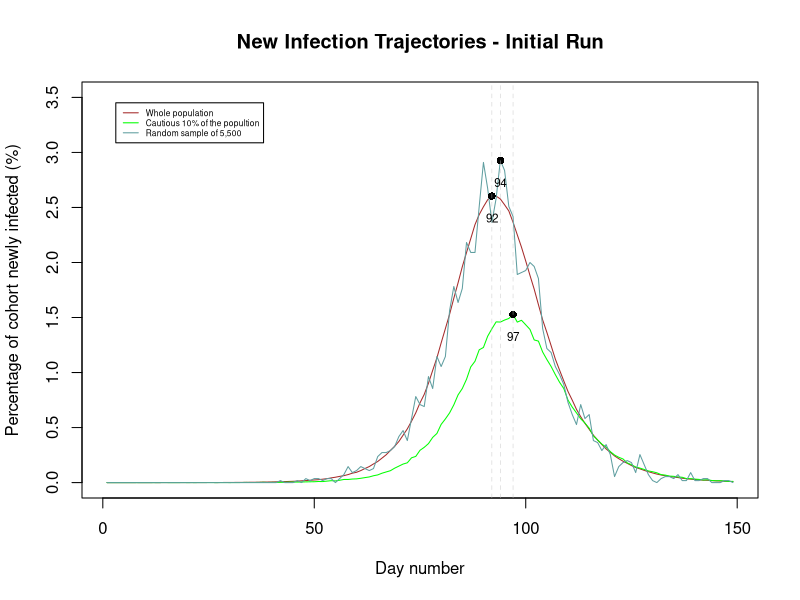

This figure's R source: (Note: a time limit stopped this script after it produced the figure.)
## Work Group 1 - Sanika Baxi - s2159255		Ayush Oza - s2184992		Gowtham Palepu - s2113890
## https://github.com/ayushoza1/SP-Assesment2.git 

## SEIR Model

## Overview
## ********
## The SEIR model is a model to recreate the trajectory of a epidemic, in particular following the path of infections for 3 cohorts. 
## The whole population, the 'cautious' 10% of the population defined as 10% of the population with the lowest beta values and a 
## random sample of 0.1% of the population. Defining 4 states, susceptible, exposed, infected and recovered or dead on each day 
## an individual moves from susceptible state to the exposed state a function of their contact rate, the infected populations 
## contact rate and a viral infectivity parameter lamda. Each day an individual can move from being exposed to infected with 
## the disease with probability 1/3 and move from infected to recovered or dead with probability 1/5. Using the SEIR function, 
## alongside an initial run this program aims to plot the variability in these cohorts by running the model 10 separate times
## and plotting the variability of the runs. 

## SEIR model details
## ******************
## 1. Vectors are initiated whereby 'x' is defined as the storage vector for the whole population each element can either be 
##    0 = Susceptible ## 1 = Exposed ## 2 = Infected ## 3 = Recovered/Dead 
## 2. Vectors are initiated whereby 'S', 'E', 'I', 'R' are vectors showing how many people are in each state each day
## 3. Beta's are assigned to each individual (using rnom) and stored in 'beta' the bottom 10% is identified and stored
## 4. A random sample of 0.1% is also taken from the population for use later (using sample)
## 5. Model starts by using uniform random deviates (runif) to move people from state E -> I and E -> R
## 5. A person, i,  in state S are assigned a probability of moving to state E by sum_infectious * lamda * beta(i) and 
##    moved to state S based on random deviates (runif)
## 6. Three count vectors are set up, new_infections, new_infections_percentile, new_infections_sample and the number of people 
##    moving from E -> I in each group is recorded for that dat
## 7. Model runs for 150 days
## 8. Plots are created using plot, lines, mtext, ablines and legend functions to plot the trajectory of all three samples

seir <-function(n=5500000,ne=10,nt=150) {
  
  ## SEIR stochastic simulation model
  ## n = population size; ne = initially exposed; nt = number of days
  ## Sum of betas of individual in infected state * beta of susceptible individual * lamda is prob S -> E
  ## 1/3 prob of moving E -> I
  ## 1/5 prob of moving I -> S with the assumption this can happen after 1 day
  ## 0 = Susceptible ## 1 = Exposed ## 2 = Infected ## 3 = Recovered/Dead 
  
  lamda <- 0.4/n ## Assuming overall viral infectivity parameter
  x <-rep(0,n) ## Initializing the vector for persons in susceptible state
  beta <-rlnorm(n,0,0.5); beta <-beta/mean(beta) ## Assuming probability distribution for transmission rate
  x[1:ne] <- 1 ## Assuming some exposed state persons
  
  ## Initializing new daily infections, the cautious 10% with lowest transmission rate values and the 0.1% random sample of the population
  
  new_infections <- new_infections_percentile <- new_infections_sample <- rep(0, nt-1)

  bottomquantile <- quantile( beta, 0.1 ) ## Beta values in lowest 10%
  low_beta = beta < bottomquantile ## low_beta refers to the 10% cautious persons
  samplepopn <- rep(0, n) ; samplepopn[ sample(1:n, n*0.001) ] <- 1 ## Indicator vector identifying 0.1% random sample from the population
  
  ## The infection model
  
  for (i in 2:nt) { ## Looping over days
    
    
    prob_exp = sum(beta[x == 2]) * lamda * beta	## Calculating the probability of getting infected after being exposed 
    u <-runif(n) ## Generating a uniform random deviates vector for model
    
    xu <- (x == 0 & u < prob_exp)	## Calculating vector xu to store persons after being exposed to infection
    x1 <- which(x == 1)
    x2 <- which(x == 2)
    
    new_infections[i-1] <- sum(xu) 	##New people in infectious state for day i
    new_infections_percentile[i-1] <- sum(xu & low_beta) ##Bottom 10% new people in infectious state for day i
    new_infections_sample[i-1] <- sum(xu & samplepopn == 1) ##Sampled new people in infectious state for day i
    
    x[x2][u[x2] < (1/5)] <- 3 ## Persons changing states from I -> R with prob 1/5
    x[x1][u[x1] < (1/3)] <- 2 ## Persons changing states from E -> I with prob 1/3 as calculated for xu vector
    x[xu] <- 1  ## Persons changing states from S -> E after probability of being exposed
    
  }
  
  ## Returning  list of all required persons/data - new infections per day, infections for the cautious 10% of population and 0.1% random sample from population
  
  return(list(new_infections=new_infections, new_infections_percentile=new_infections_percentile, new_infections_sample=new_infections_sample))
} ## End of SEIR model

## Plotting graphs for the initial model

exec <- seir()

## Normalizing the scales of infections of various cases onto a common scale

xx <- exec$new_infections*100/5500000
yy <- exec$new_infections_percentile*100/550000
zz <- exec$new_infections_sample*100/5500
day <- c(1:149)

## Calculating maximum values(number of days) for each infection peak case

maxxx <- which.max(xx) ##infection peak of whole popn
maxyy <- which.max(yy) ##infection peak of cautious 10%
maxzz <- which.max(zz) ##infection peak of random sample 0.1%

## Plotting various cases on a common scale after normalization

plot(day, xx, pch=19,cex=.5, main="New Infection Trajectories - Initial Run" ,xlab="Day number",ylab="Percentage of cohort newly infected (%)", type = 'l', col = 'brown', ylim = c(0,3.5))
lines(yy, col = 'green')
lines(zz, col = 'cadetblue')

## Creating a legend for the plot representing the color of each line and corresponding case of the model

legend("topleft", inset = 0.05, legend=c("Whole population", "Cautious 10% of the popultion", "Random sample of 5,500"),col=c("brown", "green", "cadetblue"), lty=1:1, cex=0.5)

## Creating a line to highlight the day at which each case peaks in the model

points(maxxx, max(xx), pch=16) ; points(maxyy, max(yy), pch=16) ; points(maxzz, max(zz), pch=16)
abline(v = c(maxxx, maxyy, maxzz) , lty=c(2, 2, 2), lwd=c(0.4, 0.4, 0.4), col=c("grey", "grey"))
text(maxxx, max(xx)-0.2, labels = maxxx, cex = 0.7) ; text(maxyy, max(yy)-0.2, labels = maxyy, cex = 0.7) ; text(maxzz, max(zz)-0.2, labels = maxzz, cex = 0.7)

## 10 sample runs - Overview
## *************************
## Plotting graphs replicating 10 model simulations to represent the variability of the infections in each of the three cohorts. Trajectory
## of the pandemic is plotted for each sample run alongside a stripchart and boxplot. The boxplot shows the variabilty in pandemic peak for the 10 runs 
## , however, it ignores the pairwsie variability or day on day changes in infection peaks. The line plot shows the infection peak in each of the 10 simulations
## The first stripchart shows the day on day variability by standardizing the infection peak movement from one sample run to the next to 10 days movement and 
## showing the corresponding movement in the other cohorts peak. While the second stripshart shows the change in cohorts infection peak from run to run compared
## to the change in infection peak for the whole population.

v1 <- v2 <- v3 <- rep(0, 10) ##initialize vector to store day of infection peak for each cohort for each sample run
d1 <- d2 <- d3 <- rep(0,9) ##initialize vector to store the difference in the infection peak between each run
sd1 <- sd2 <- sd3 <- rep(10,9) ##initialize vector to store the standardized difference in the infection peak between each run coressponding to 10 day movement for whole popn
dd2 <- dd3 <- rep(0,9) ##initialize vector to store the  difference in the infection peak movement compared to the whole populations infection peak moveemnt 

## Looping over to run the model for 10 times with parallel normalization and finding maximum day at which infection peaks of each cohort

for (i in 1:10) {
  run <- seir()
  
  xx <- run$new_infections*100/5500000
  yy <- run$new_infections_percentile*100/550000
  zz <- run$new_infections_sample*100/5500
  
  v1[i] <- which.max(run$new_infections*100/5500000)
  v2[i] <- which.max(run$new_infections_percentile*100/550000)
  v3[i] <- which.max(run$new_infections_sample*100/550)
}

## Calculating the change in the infection peak for each cohort from sample run to the next

for (i in 1:9) { ##Loop over each day to the next
  
  ## If the change in infection peak of whole popn between 2 sample runs is 0 assume 1 day change in infection peak for standardization purposes
  
  if (v1[i+1] == v1[i]) { 
    d1[i] <- 1
  } else {
    d1[i] <- v1[i+1] - v1[i] ## Storage of change in infection peak between two runs
  }
  
  d2[i] <- v2[i+1] - v2[i] ## Storage of change in infection peak for cautious 10% of popn
  d3[i] <- v3[i+1] - v3[i] ## Storage of change in infection peak for sample 0.1% of popn
  
  }

sd2 <- (d2/d1)*10 ##Standardizing the movement in cautious 10% infection peak  corresponding to a 10 day movement in infection peak for the whole population
sd3 <- (d3/d1)*10 ##Standardizing the movement in random 0.1% infection peak  corresponding to a 10 day movement in infection peak for the whole population

dd2 <- d2 - d1 #Difference between move in infection people for whole population compared to cautious 10%
dd3 <- d3 - d1 #Difference between move in infection people for whole population compared to random 0.1%

## Line chart representing the infection peak for each of the 10 sample runs

plot(c(1:10), v1 , pch=19,cex=1, main="Infection peak for sample runs" ,xlab="Run Number",ylab="Infection peak (Day)", type = 'o', col = 'brown', ylim = c(80,105))
lines(v2, col = 'green', pch=19, type = 'o')
lines(v3, col = 'cadetblue', pch=19, type = 'o')
legend("topleft", inset = 0.05, legend=c("Whole population", "Cautious 10% of the popultion", "Random sample of 5,500"),col=c("brown", "green", "cadetblue"), lty=1:1, cex=0.5)

## Box plot representing the peak values for 10 runs for each of the 3 cases/cohorts

boxplot(v1, v2, v3, main = "Boxplot & Whistlers for the infection peak of 3 cohorts", horizontal = TRUE, col = c("brown","green", "cadetblue"), names = c("Whole population", "Cautious 10%", "Random sample"), at = c(1, 6, 11))

## Stripchart representing the movement in infection peaks corresponding to a 10 day move in the infection peak of whole popn

datapeakstd <- list("Whole population"=sd1, "Cautious 10%"=sd2, "Random sample" =sd3) ##list of standardized movements in infection peak for three cohorts

stripchart(datapeakstd, main="Cohort's Infection peak movement Vs \nStandardized 10 day move in population peak ", xlab="Movement in infection peak (days)", ylab="Cohort",method="jitter",col = c("brown","green", "cadetblue"),pch=16)

## Stripchart representing the movement in infection peaks compared to the move in the infection peak of whole popn from sample run to sample run

datapeak <- list("Cautious 10%"=dd2, "Random sample" =dd3) ##list of standardized movements in infection peak for three cohorts

stripchart(datapeak, main="Cohort's Infection peak movement Vs \nmove in population peak ", xlab="Move in infection peak from run to run compared\n to the infection peak movement in whole popn (days)", ylab="Cohort",method="jitter",col = c("brown","green", "cadetblue"),pch=16)


## Conclusion
## The graphs plotted show that infection trajectories simulated using the ZOE data app will have a later peak compared to similation of the whole popluation iven they are cautious 
## (later peaks on line graphs). Infection trajectories using the ZOE app are likely to show lower variability from run to run regarding the infection peak compared to the REACT-2
## trajectories (given the cluster of points around 10 days for cautious 10% on the stripchart compared to the random sample). However, the ZOE app data's simulated movement in infection
## peak will still show variability of +/-2/3 days compared to a simulated model of the whole population (last stripchart and line graph).
